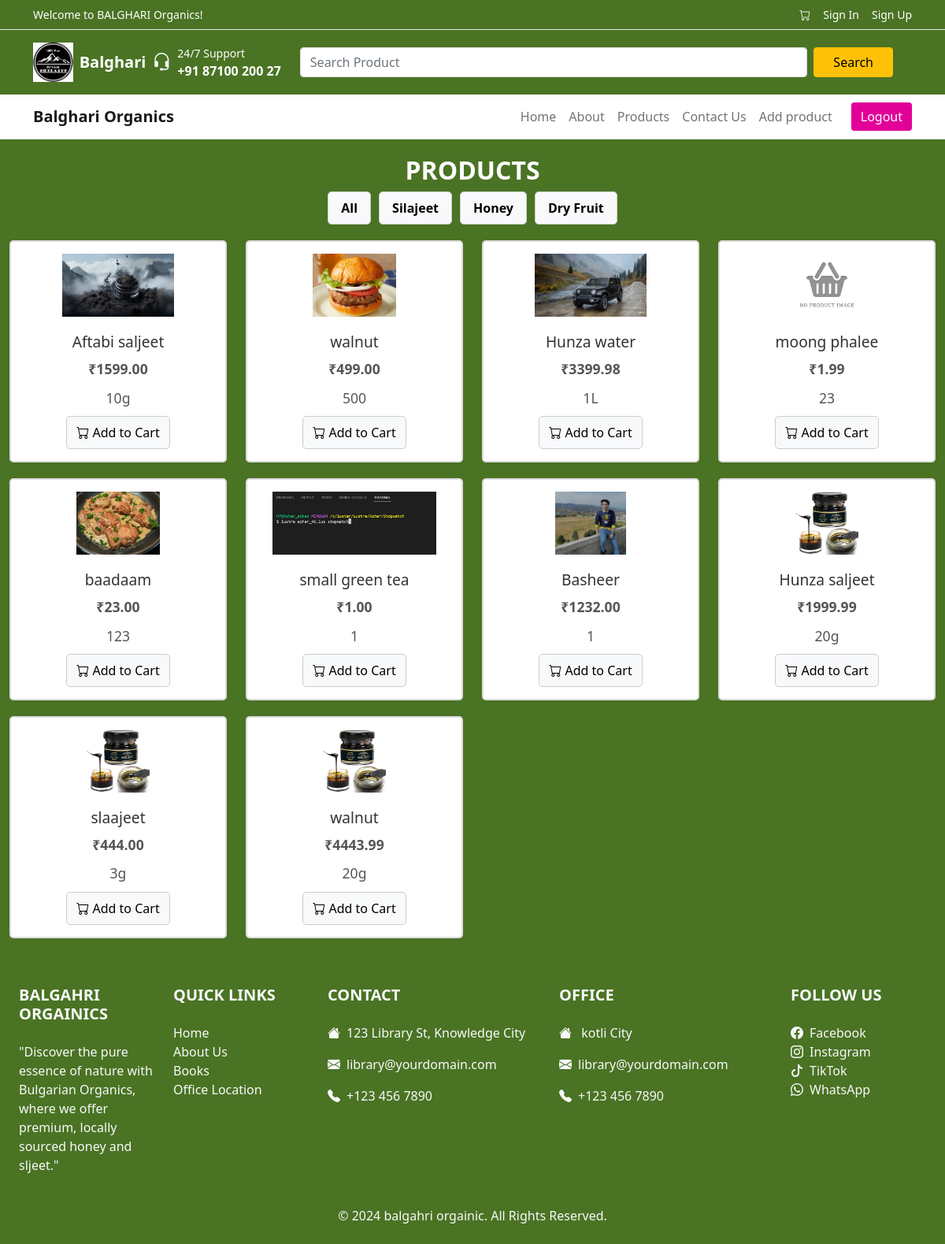
Screenshot of /products/ with the database file from the repository.
### honeyapp/models.py (models this page shows, shortened)
class Category(models.Model):
    name = models.CharField(max_length=50, unique=True)

class Products(models.Model):
    name=models.CharField(max_length=100)
    quantity=models.CharField(max_length=50, null=True, blank=True)
    price = models.DecimalField(max_digits=10, decimal_places=2)
    description=models.TextField(null=True, blank=True)
    category = models.ForeignKey(Category, on_delete=models.CASCADE, related_name='categri')
    image = models.ImageField(upload_to='products/', default='images/default-product.png')
    uploaded_at = models.DateTimeField(auto_now=True)
    def __str__(self):
        return self.name

### honeyapp/views.py (the view)
# urls.py: path('products/', views.productlist, name="products"),
def productlist(request):
    cat = Category.objects.all()
    products = Products.objects.all()
    if request.method=="POST":
        prod = request.POST.get('prod')
        if prod=='all':
            products = Products.objects.all()
        else:
            products = Products.objects.filter(category__name=prod)
    print(products)
    context = {
        'products':products,
        'categories':cat,
    }
    return render(request, 'productlist.html', context)

### honeyapp/templates/productlist.html (shortened to what this page needs)
{% extends "base.html" %}
{% load static %}
{% block style %}
<link rel="stylesheet" href="{% static 'css/productlist.css' %}">
{% endblock style %}
{% block content %}
<div class="product-container container-fluid">
  <h2 class="text-center fw-bold text-italic text-white">PRODUCTS</h2>
  <div class="category-buttons">
    <form action="" method="post">{% csrf_token %}
      <button type="submit">All</button>
    </form>
    {% for prod in categories %}
    <form action="" method="post">{% csrf_token %}
      <button type="submit">{{ prod.name }}</button>
    </form>
    {% endfor %}
  </div>
  <div class="row">
    {% for prod in products %}
    <div class="col-md-3 col-6">
      <div class="product-card">
        <a href="{% url 'detail' prod.id %}" style="text-decoration: none;" title="Detail page">
          {% if prod.image %}
            <img src="{{ prod.image.url }}" alt="{{ prod.name }}">
          {% else %}
            <img src="{% static 'images/default-product.png' %}" alt="Default Image">
          {% endif %}
          <h5>{{ prod.name }}</h5>
          <p class="price">₹{{ prod.price }}</p>
          <p class="quantity"> {{ prod.quantity }}</p>
        </a>
        <div class="product-buttons">
          <form action="{% url 'add_to_cart' prod.id %}" method="post">
            <button class="btn">
              <i class="bi bi-cart"></i> Add to Cart
            </button>
          </form>
        </div>
      </div>
    </div>
    {% endfor %}
  </div>
</div>
{% endblock content %}

### honeyapp/templates/base.html (shortened to what this page needs)
<!doctype html>
<html lang="en">
    <head>
      {% load static %}
    <link href="https://cdn.jsdelivr.net/npm/bootstrap@5.0.2/dist/css/bootstrap.min.css" rel="stylesheet">
    <link rel="stylesheet" href="https://cdnjs.cloudflare.com/ajax/libs/bootstrap-icons/1.10.3/font/bootstrap-icons.min.css">
    <link href="https://cdnjs.cloudflare.com/ajax/libs/bootstrap-icons/1.8.1/font/bootstrap-icons.min.css" rel="stylesheet">
    <link rel="stylesheet" href="{% static 'css/base.css' %}">
    {% block style %}
    {% endblock style %}
  </head>
  <body>
    <div class="text-white py-2 border-bottom">
        <div class="container d-flex justify-content-between align-items-center">
            <span class="text-white small">Welcome to BALGHARI Organics!</span>
            <div class="d-flex align-items-center">
                <a href="{% url 'carts' %}" class="text-white small me-3 d-flex align-items-center text-decoration-none">
                    <i class="bi bi-cart"></i>
                </a>
                <a href="{% url 'register_view'%}" class="text-white small me-3 text-decoration-none">Sign In</a>
                <a href="{% url 'login_view'%}" class="text-white small text-decoration-none">Sign Up</a>
            </div>
        </div>
    </div>
    <div class="text-white py-3">
        <div class="container d-flex flex-wrap align-items-center justify-content-between">
            <div class="d-flex align-items-center mb-2 mb-lg-0">
                <img src="{% static 'images/logo1.png' %}" alt=" Organics Logo" class="me-2" style="height: 50px;">
                 <h5 class="m-0 fw-bold">Balghari</h5>
            </div>
            <div class="d-flex align-items-center text-white ms-2">
                <i class="bi bi-headset fs-4 text-success me-2 text-white"></i>
                <div>
                    <div class="small text-white">24/7 Support</div>
                    <div class="fw-bold">+91 87100 200 27</div>
                </div>
            </div>
            <div class="d-flex flex-grow-1 mx-4 mb-2 mb-lg-0 align-items-center">
                <input class="form-control me-2" type="search" placeholder="Search Product">
                <button class="btn btn-warning px-4" type="submit">Search</button>
            </div>
        </div>
    </div>
    <nav class="navbar navbar-expand-lg navbar-light">
        <div class="container">
            <a class="navbar-brand" href="{% url 'home'%}">Balghari Organics</a>
            <div class="collapse navbar-collapse" id="navbarNav">
                <ul class="navbar-nav ms-auto">
                    <li class="nav-item"><a class="nav-link" href="{% url 'home'%}">Home</a></li>
                    <li class="nav-item"><a class="nav-link" href="{% url 'about'%}">About</a></li>
                    <li class="nav-item"><a class="nav-link" href="{% url 'products' %}">Products</a></li>
                    <li class="nav-item"><a class="nav-link" href="{% url 'contact'%}">Contact Us</a></li>
                    <li class="nav-item"><a class="nav-link" href="{% url 'add_product'%}">Add product</a></li>
                </ul>
                <a href="{% url 'login_view'%}" class="btn btn-danger ms-3">Logout</a>
            </div>
        </div>
    </nav>
      {% block content %}
      {% endblock %}
      <footer class="bg-custom text-light m-4" style='text-align:start;'>
        <div class="text-start pt-3">
            <div class="row justify-content-start">
                <div class="col-md-2 col-lg-2 col-xl-2">
                    <h5 class="text-uppercase fw-bold mb-4">BALGAHRI ORGAINICS</h5>
                    <p>
                        "Discover the pure essence of nature with Bulgarian Organics, where we offer premium, locally sourced honey and sljeet."
                    </p>
                </div>
                <div class="col-md-2 col-lg-2 col-xl-2">
                    <h5 class="text-uppercase fw-bold mb-4">Quick Links</h5>
                    <ul class="list-unstyled">
                        <li class="d-block"><a href="" class="text-light text-decoration-none">Home</a></li>
                        <li class="d-block"><a href="" class="text-light text-decoration-none">About Us</a></li>
                        <li class="d-block"><a href="" class="text-light text-decoration-none">Books</a></li>
                        <li class="d-block"><a href="" class="text-light text-decoration-none">Office Location</a></li>
                    </ul>
                </div>
                <div class="col-md-3 col-lg-3 col-xl-3  text-center text-md-start mb-4">
                    <h5 class="text-uppercase fw-bold mb-4">Contact</h5>
                    <p><i class="bi bi-house-fill me-2"></i>123 Library St, Knowledge City</p>
                    <p><i class="bi bi-envelope-fill me-2"></i>library@yourdomain.com</p>
                    <p><i class="bi bi-telephone-fill me-2"></i>+123 456 7890</p>
                </div>
                <div class="col-md-3 col-lg-3 col-xl-3  text-center text-md-start mb-4">
                    <h5 class="text-uppercase fw-bold mb-4">OFFICE</h5>
                    <p><i class="bi bi-house-fill me-2"></i> kotli City</p>
                    <p><i class="bi bi-envelope-fill me-2"></i>library@yourdomain.com</p>
                    <p><i class="bi bi-telephone-fill me-2"></i>+123 456 7890</p>
                </div>
                <div class="col-md-2 col-lg-2 col-xl-2 mb-4 text-center text-md-start">
                    <h5 class="text-uppercase fw-bold mb-4">Follow Us</h5>
                    <ul class="list-unstyled">
                        <li class="d-block"><a href="#" class="text-light text-decoration-none"><i class="bi bi-facebook me-2"></i>Facebook</a></li>
                        <li class="d-block"><a href="#" class="text-light text-decoration-none"><i class="bi bi-instagram me-2"></i>Instagram</a></li>
                        <li class="d-block"><a href="#" class="text-light text-decoration-none"><i class="bi bi-tiktok me-2"></i>TikTok</a></li>
                        <li class="d-block"><a href="https://wa.me/1234567890" class="text-light text-decoration-none" target="_blank"><i class="bi bi-whatsapp me-2"></i>WhatsApp</a></li>
                    </ul>
                </div>
            </div>
            <div class="text-center mt-4">
                <p class="mb-0">&copy; 2024 balgahri orgainic. All Rights Reserved.</p>
            </div>
        </div>
    </footer>
  </body>
</html>

### honeyapp/static/css/base.css (style rules this page uses)
.navbar { background-color: #ffffff; border-bottom: 1px solid #ddd; }
.navbar-brand { font-weight: bold; color: #4A7324; }
.navbar-nav .nav-link { color: #4A7324; }
.form-control { border: 1px solid #ddd; }
.btn-danger { background-color: #E10098; border: none; }
.bg-custom { background-color: #4A7324; }
img { max-height: 80px; }
.d-flex.flex-grow-1 { align-items: center; }
form button { background-color: #ffc107; border: none; color: #000; white-space: nowrap; }
.bi-headset { font-size: 1.5rem; }

### honeyapp/static/css/productlist.css (style rules this page uses)
body { background-color: #4A7324; }
.product-container { margin-top: 20px; }
.category-buttons { display: flex; justify-content: center; margin-bottom: 20px; gap: 10px; }
.category-buttons button { padding: 8px 16px; border-radius: 5px; border: 1px solid #ccc; background-color: #f8f9fa; font-weight: bold; transition: all 0.3s ease; }
.product-card { background-color: white; border: 2px solid #ddd; border-radius: 5px; padding: 15px; text-align: center; margin-bottom: 20px; transition: transform 0.2s; }
.product-card img { max-width: 100%; height: auto; margin-bottom: 10px; }
.product-card h5 { font-size: 1.2em; margin: 10px 0; color: #333; }
.product-card .price { font-size: 1.1em; color: #555; font-weight: bold; margin-bottom: 10px; }
.product-card .quantity { font-size: 1.1em; color: #555; margin-bottom: 10px; }
.product-card .product-buttons { display: flex; justify-content: center; align-items: center; }
.product-card .btn { background-color: #f8f9fa; color: black; padding: 8px 12px; border-radius: 5px; text-decoration: none; transition: background-color 0.3s; border: 1px solid #ccc; }

### rows the page displays
Category: name "Silajeet"
Category: name "Honey"
Category: name "Dry Fruit"
Products: image (picture), name "Aftabi saljeet", price "1599.00", quantity "10g"
Products: image (picture), name "walnut", price "499.00", quantity "500"
Products: image (picture), name "Hunza water", price "3399.98", quantity "1L"
Products: name "moong phalee", price "1.99", quantity "23"
Products: image (picture), name "baadaam", price "23.00", quantity "123"
Products: image (picture), name "small green tea", price "1.00", quantity "1"
Products: image (picture), name "Basheer", price "1232.00", quantity "1"
Products: image (picture), name "Hunza saljeet", price "1999.99", quantity "20g"
Products: image (picture), name "slaajeet", price "444.00", quantity "3g"
Products: image (picture), name "walnut", price "4443.99", quantity "20g"
